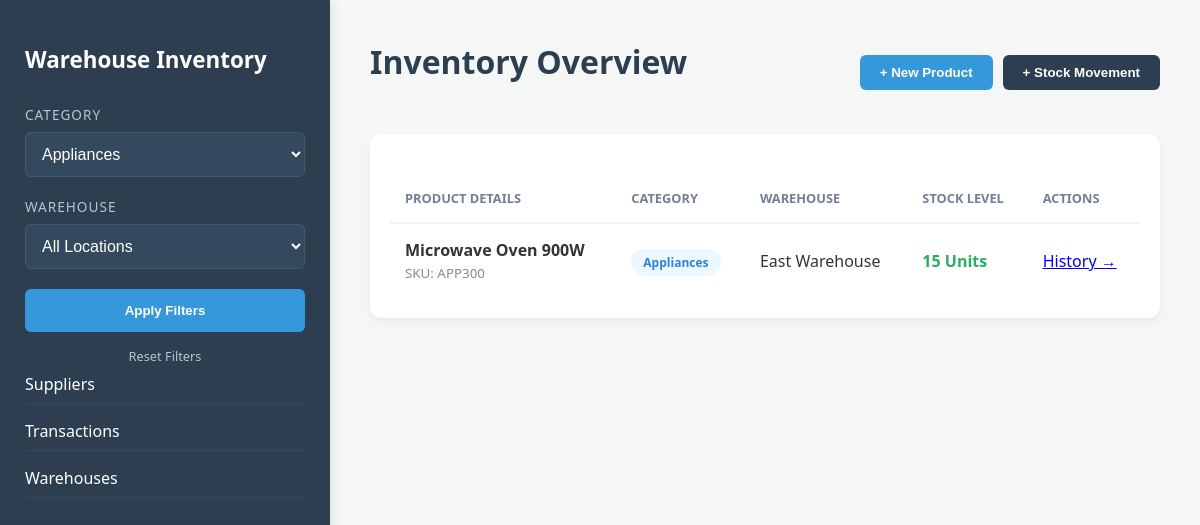
/index.php?category=3, run on the app's committed database.
### tables this page shows
CREATE TABLE `inventory` (
  `inventory_id` int(11) NOT NULL,
  `product_id` int(11) NOT NULL,
  `warehouse_id` int(11) NOT NULL,
  `quantity` int(11) DEFAULT 0,
  `last_updated` timestamp NOT NULL DEFAULT current_timestamp() ON UPDATE current_timestamp()
);

CREATE TABLE `products` (
  `product_id` int(11) NOT NULL,
  `name` varchar(150) NOT NULL,
  `sku` varchar(50) NOT NULL,
  `category_id` int(11) DEFAULT NULL,
  `supplier_id` int(11) DEFAULT NULL,
  `price` decimal(10,2) DEFAULT NULL,
  `description` text DEFAULT NULL
);

CREATE TABLE `categories` (
  `category_id` int(11) NOT NULL,
  `name` varchar(100) NOT NULL,
  `description` text DEFAULT NULL
);

CREATE TABLE `warehouses` (
  `warehouse_id` int(11) NOT NULL,
  `name` varchar(100) NOT NULL,
  `location` varchar(255) DEFAULT NULL
);

### index.php (the view, shortened to what this page needs)
<?php
require 'db.php';
$cat_filter = $_GET['category'] ?? '';
$wh_filter = $_GET['warehouse'] ?? '';
$query = "SELECT p.product_id, p.name AS product_name, p.sku, c.name AS category_name,
                 s.name AS supplier_name, w.name AS warehouse_name, i.quantity
          FROM inventory i
          JOIN products p ON i.product_id = p.product_id
          JOIN categories c ON p.category_id = c.category_id
          JOIN suppliers s ON p.supplier_id = s.supplier_id
          JOIN warehouses w ON i.warehouse_id = w.warehouse_id
          WHERE 1=1";
$params = [];
if ($cat_filter) { $query .= " AND c.category_id = ?"; $params[] = $cat_filter; }
$stmt = $pdo->prepare($query);
$stmt->execute($params);
$inventory_items = $stmt->fetchAll();
$categories = $pdo->query("SELECT * FROM categories")->fetchAll();
?>
<!DOCTYPE html>
<html lang="en">
<head>
    <link rel="stylesheet" href="style.css">
</head>
<body>
    <aside class="sidebar">
    <h2>Warehouse Inventory</h2>
    <form method="GET">
        <div class="filter-group">
            <label>Category</label>
            <select name="category">
                <?php foreach($categories as $cat): ?>
                    <option value="<?= $cat['category_id'] ?>" <?= $cat_filter == $cat['category_id'] ? 'selected' : '' ?>>
                        <?= htmlspecialchars($cat['name']) ?>
                    </option>
                <?php endforeach; ?>
            </select>
        </div>
        <div class="filter-group">
            <label>Warehouse</label>
            <select name="warehouse">
                <option value="">All Locations</option>
            </select>
        </div>
        <button type="submit">Apply Filters</button>
        <a href="index.php" style="display:block; text-align:center; color:#bdc3c7; margin-top:15px; text-decoration:none; font-size:0.8rem;">Reset Filters</a>
    </form>
    <div class="sidebar-tabs" style="margin-bottom: 20px; display: flex; flex-direction: column; gap: 8px;">
        <a href="suppliers.php" style="color: white; text-decoration: none; padding: 8px 0; border-bottom: 1px solid #34495e;">Suppliers</a>
        <a href="transactions.php" style="color: white; text-decoration: none; padding: 8px 0; border-bottom: 1px solid #34495e;">Transactions</a>
        <a href="warehouses.php" style="color: white; text-decoration: none; padding: 8px 0; border-bottom: 1px solid #34495e;">Warehouses</a>
    </div>
</aside>
    <main class="main-content">
        <header style="display: flex; justify-content: space-between; align-items: center; margin-bottom: 30px;">
            <h1>Inventory Overview</h1>
            <div style="display: flex; gap: 10px;">
                <button onclick="document.getElementById('prodModal').style.display='flex'" style="width:auto; padding: 10px 20px;">+ New Product</button>
                <button onclick="document.getElementById('transModal').style.display='flex'" style="width:auto; padding: 10px 20px; background: var(--primary);">+ Stock Movement</button>
            </div>
        </header>
        <div class="card">
            <table>
                <thead>
                    <tr>
                        <th>Product Details</th>
                        <th>Category</th>
                        <th>Warehouse</th>
                        <th>Stock Level</th>
                        <th>Actions</th>
                    </tr>
                </thead>
                <tbody>
                    <?php if($inventory_items): foreach($inventory_items as $item): ?>
                    <tr>
                        <td>
                            <strong><?= htmlspecialchars($item['product_name']) ?></strong><br>
                            <small style="color: #888;">SKU: <?= htmlspecialchars($item['sku']) ?></small>
                        </td>
                        <td><span class="badge badge-cat"><?= htmlspecialchars($item['category_name']) ?></span></td>
                        <td> <?= htmlspecialchars($item['warehouse_name']) ?></td>
                        <td>
                            <strong style="color: <?= $item['quantity'] < 10 ? 'var(--danger)' : 'var(--success)' ?>;">
                                <?= $item['quantity'] ?> Units
                            </strong>
                        </td>
                        <td>
                            <a href="?product_history=<?= $item['product_id'] ?>&category=<?= $cat_filter ?>&warehouse=<?= $wh_filter ?>" class="text-link">History →</a>
                        </td>
                    </tr>
                    <?php endforeach; else: ?>
                    <tr><td colspan="5" style="text-align:center; padding:50px;">No inventory found. Try changing filters or adding a transaction.</td></tr>
                    <?php endif; ?>
                </tbody>
            </table>
        </div>
    </main>
</body>
</html>

### style.css (style rules this page uses)
:root { --primary: #2c3e50; --accent: #3498db; --success: #27ae60; --danger: #e74c3c; --bg: #f4f7f6; --text: #333; }
body { font-family: 'Segoe UI', Tahoma, Geneva, Verdana, sans-serif; background-color: var(--bg); color: var(--text); margin: 0; display: flex; }
.sidebar { width: 280px; background: var(--primary); color: white; height: 100vh; padding: 25px; position: fixed; box-shadow: 2px 0 10px rgba(0,0,0,0.1); }
.sidebar h2 { font-size: 1.4rem; margin-bottom: 30px; display: flex; align-items: center; gap: 10px; }
.filter-group { margin-bottom: 20px; }
label { display: block; margin-bottom: 8px; font-size: 0.85rem; color: #bdc3c7; text-transform: uppercase; letter-spacing: 1px; }
select { width: 100%; padding: 12px; border-radius: 6px; border: 1px solid #455a64; background: #34495e; color: white; font-size: 1rem; }
button { width: 100%; padding: 14px; background: var(--accent); border: none; color: white; border-radius: 6px; cursor: pointer; font-weight: 600; transition: background 0.3s; }
.main-content { margin-left: 330px; padding: 40px; flex-grow: 1; }
h1 { color: var(--primary); margin-top: 0; }
.card { background: white; padding: 20px; border-radius: 12px; box-shadow: 0 4px 6px rgba(0,0,0,0.05); }
table { width: 100%; border-collapse: collapse; margin-top: 20px; }
th { text-align: left; padding: 15px; border-bottom: 2px solid #edf2f7; color: #718096; font-size: 0.8rem; text-transform: uppercase; }
td { padding: 15px; border-bottom: 1px solid #edf2f7; vertical-align: middle; }
tr:last-child td { border-bottom: none; }
.badge { padding: 5px 12px; border-radius: 20px; font-size: 0.75rem; font-weight: 600; }
.badge-cat { background: #ebf8ff; color: #3182ce; }

### data on the page
inventory: product.name "Microwave Oven 900W", product.sku "APP300", categories.name "Appliances", warehouse.name "East Warehouse", quantity "15"

### other printed values
form field category "Appliances"
